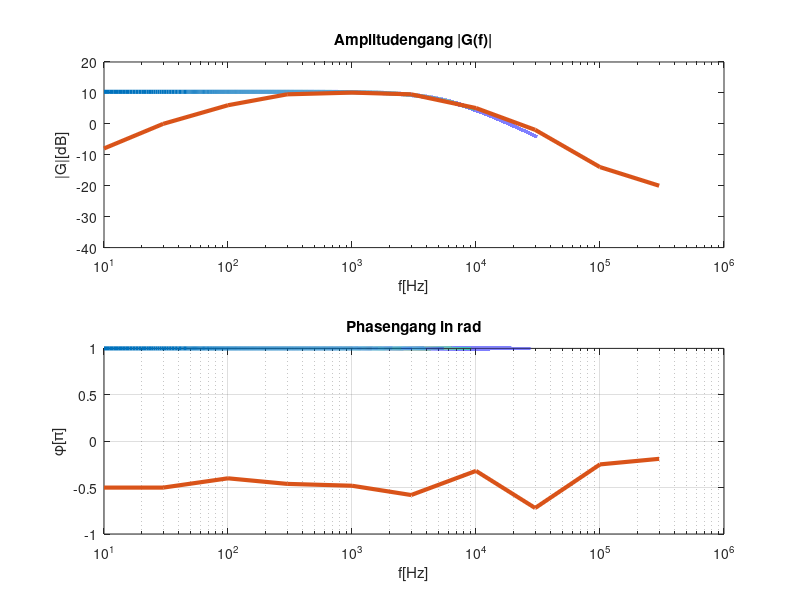

Recreate this plot in MATLAB.
clear all; clc; format compact; format short g;
%parameter
R1=820;
R2=2700;
C1=2.2e-6;
C2=10e-9;
dt=1e-1;
f_0=10;
f_E=1e6;
N=1e6;
lw=3;
%Funktionen
g=@(f)(-R2./((1+(2*pi*f*R2*C2).^2).^0.5)).*(2*pi*f*C1/((1+(2*pi*f*R1*C1).^2).^0.5));
% daten
f_data=linspace(f_0,f_E,N);
g_data=g(f_data);
%exp data
f_exp_Data=[10,30,100,300,1000,3000,10000,30000,100000,300000];
third_u_Data_1V=[0.2,0.5,1,1.5,1.6,1.5,0.9,0.4,0.1,0.05];
third_phi_Data_1V=[1/2,1/2,2/5,0.46,0.48,0.58,0.32,0.72,1/4,0.19];
%PLOT
figure(4);
subplot(2,1,1);
semilogx(f_data,20*log(abs(g_data))/log(10),'linewidth',lw);
hold on;
semilogx(f_exp_Data,20*log(third_u_Data_1V*2)/log(10),'linewidth',lw);
hold off;
xlabel('f[Hz]');ylabel('|G|[dB]');title('Amplitudengang |G(f)|');
subplot(2,1,2);
semilogx(f_data,angle(g_data)/pi,'linewidth',lw);
hold on;
semilogx(f_exp_Data,-1*third_phi_Data_1V,'linewidth',lw);
hold off;
xlabel('f[Hz]');
ylabel('\phi[\pi]');
title('Phasengang in rad');

grid on;